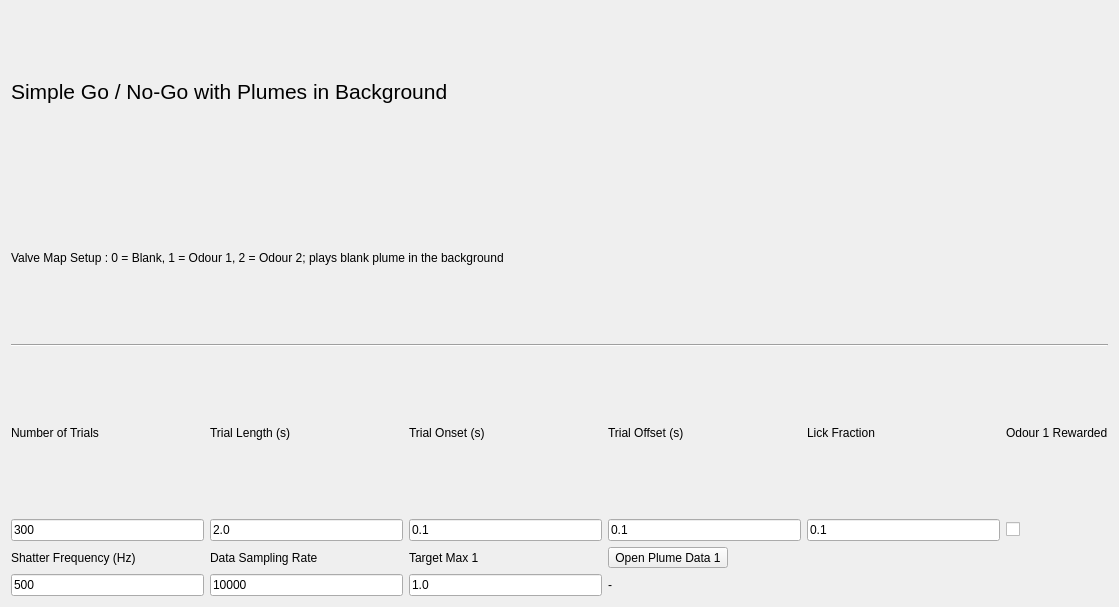
<?xml version="1.0" encoding="UTF-8"?>
<ui version="4.0">
 <class>Form</class>
 <widget class="QWidget" name="Form">
  <property name="geometry">
   <rect>
    <x>0</x>
    <y>0</y>
    <width>1119</width>
    <height>607</height>
   </rect>
  </property>
  <property name="windowTitle">
   <string>Form</string>
  </property>
  <layout class="QGridLayout" name="gridLayout">
   <item row="5" column="1">
    <widget class="QLineEdit" name="trialLengthEdit">
     <property name="text">
      <string>2.0</string>
     </property>
    </widget>
   </item>
   <item row="4" column="4">
    <widget class="QLabel" name="label_6">
     <property name="text">
      <string>Lick Fraction</string>
     </property>
    </widget>
   </item>
   <item row="5" column="2">
    <widget class="QLineEdit" name="onsetEdit">
     <property name="text">
      <string>0.1</string>
     </property>
    </widget>
   </item>
   <item row="1" column="0" colspan="6">
    <widget class="QLabel" name="label_13">
     <property name="text">
      <string>Valve Map Setup : 0 = Blank, 1 = Odour 1, 2 = Odour 2; plays blank plume in the background</string>
     </property>
    </widget>
   </item>
   <item row="0" column="0" colspan="4">
    <widget class="QLabel" name="label_3">
     <property name="font">
      <font>
       <pointsize>16</pointsize>
      </font>
     </property>
     <property name="text">
      <string>Simple Go / No-Go with Plumes in Background</string>
     </property>
     <property name="scaledContents">
      <bool>false</bool>
     </property>
    </widget>
   </item>
   <item row="4" column="2">
    <widget class="QLabel" name="label_2">
     <property name="text">
      <string>Trial Onset (s)</string>
     </property>
    </widget>
   </item>
   <item row="4" column="1">
    <widget class="QLabel" name="label_5">
     <property name="text">
      <string>Trial Length (s)</string>
     </property>
    </widget>
   </item>
   <item row="2" column="0" colspan="6">
    <widget class="Line" name="line_2">
     <property name="orientation">
      <enum>Qt::Horizontal</enum>
     </property>
    </widget>
   </item>
   <item row="5" column="3">
    <widget class="QLineEdit" name="offsetEdit">
     <property name="text">
      <string>0.1</string>
     </property>
    </widget>
   </item>
   <item row="4" column="0">
    <widget class="QLabel" name="label">
     <property name="text">
      <string>Number of Trials</string>
     </property>
    </widget>
   </item>
   <item row="5" column="5">
    <widget class="QCheckBox" name="odour1rewardedCheck">
     <property name="text">
      <string/>
     </property>
    </widget>
   </item>
   <item row="5" column="0">
    <widget class="QLineEdit" name="nTrialsEdit">
     <property name="text">
      <string>300</string>
     </property>
    </widget>
   </item>
   <item row="4" column="5">
    <widget class="QLabel" name="label_7">
     <property name="text">
      <string>Odour 1 Rewarded</string>
     </property>
    </widget>
   </item>
   <item row="4" column="3">
    <widget class="QLabel" name="label_4">
     <property name="enabled">
      <bool>true</bool>
     </property>
     <property name="text">
      <string>Trial Offset (s)</string>
     </property>
    </widget>
   </item>
   <item row="5" column="4">
    <widget class="QLineEdit" name="lickFractionEdit">
     <property name="text">
      <string>0.1</string>
     </property>
    </widget>
   </item>
   <item row="6" column="2">
    <widget class="QLabel" name="label_10">
     <property name="text">
      <string>Target Max 1</string>
     </property>
    </widget>
   </item>
   <item row="7" column="0">
    <widget class="QLineEdit" name="shatterHzEdit">
     <property name="text">
      <string>500</string>
     </property>
    </widget>
   </item>
   <item row="6" column="1">
    <widget class="QLabel" name="label_9">
     <property name="text">
      <string>Data Sampling Rate</string>
     </property>
    </widget>
   </item>
   <item row="7" column="1">
    <widget class="QLineEdit" name="dataSamplingRateEdit">
     <property name="text">
      <string>10000</string>
     </property>
    </widget>
   </item>
   <item row="6" column="0">
    <widget class="QLabel" name="label_8">
     <property name="text">
      <string>Shatter Frequency (Hz)</string>
     </property>
    </widget>
   </item>
   <item row="7" column="2">
    <widget class="QLineEdit" name="targetMax1Edit">
     <property name="text">
      <string>1.0</string>
     </property>
    </widget>
   </item>
   <item row="6" column="3">
    <widget class="QToolButton" name="openPlumeDataButton1">
     <property name="text">
      <string>Open Plume Data 1</string>
     </property>
    </widget>
   </item>
   <item row="7" column="3">
    <widget class="QLabel" name="plumeDataLabel1">
     <property name="text">
      <string>-</string>
     </property>
    </widget>
   </item>
  </layout>
 </widget>
 <resources/>
 <connections/>
</ui>
